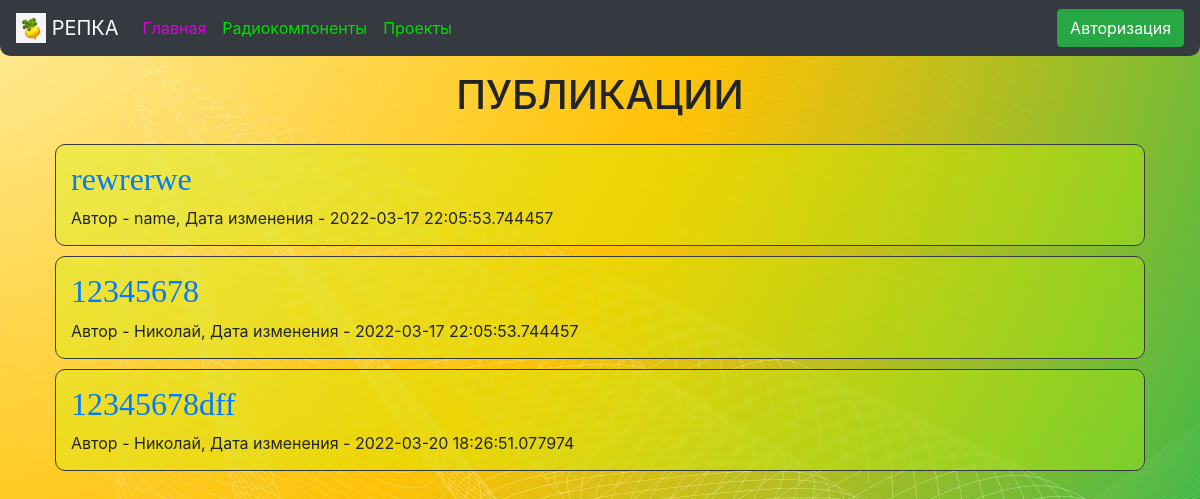
Page /projects on the earlier database version.
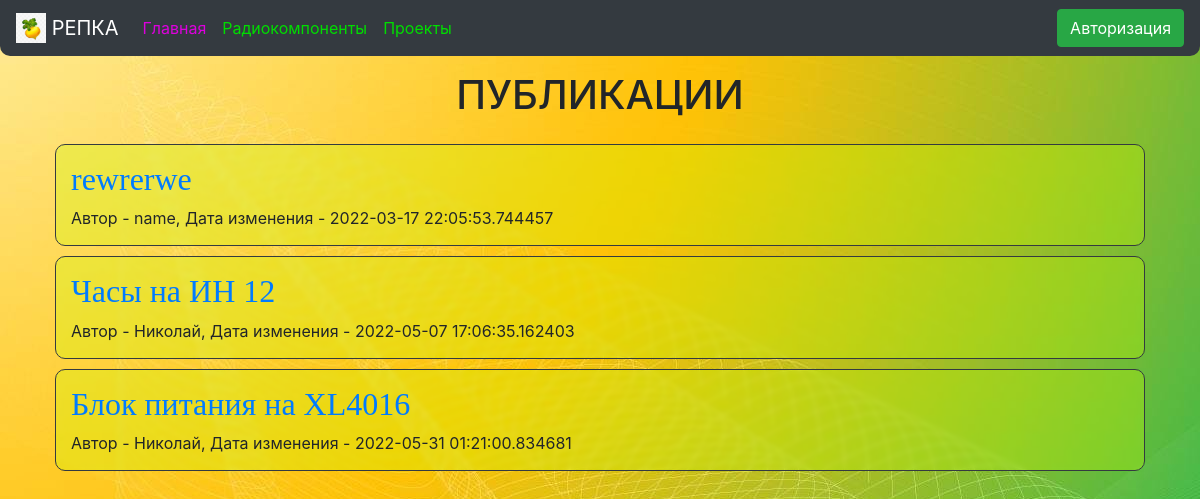
Same page on the later database version.
### data/news.py (models this page shows)
class News(SqlAlchemyBase, SerializerMixin):
    __tablename__ = 'news'
    id = sqlalchemy.Column(sqlalchemy.Integer, primary_key=True, autoincrement=True)
    title = sqlalchemy.Column(sqlalchemy.String, nullable=True)
    content = sqlalchemy.Column(sqlalchemy.String, nullable=True)
    created_date = sqlalchemy.Column(sqlalchemy.DateTime, default=datetime.datetime.today())
    is_private = sqlalchemy.Column(sqlalchemy.Boolean, default=True)
    user_id = sqlalchemy.Column(sqlalchemy.Integer, sqlalchemy.ForeignKey("users.id"))
    about = sqlalchemy.Column(sqlalchemy.String, nullable=True)
    user = orm.relation('User')
    comments = orm.relation("Comment", back_populates="news")

### data/users.py (models this page shows, shortened)
class User(SqlAlchemyBase, UserMixin, SerializerMixin):
    __tablename__ = 'users'
    id = sqlalchemy.Column(sqlalchemy.Integer, primary_key=True, autoincrement=True)
    name = sqlalchemy.Column(sqlalchemy.String, nullable=True)
    about = sqlalchemy.Column(sqlalchemy.String, nullable=True)
    email = sqlalchemy.Column(sqlalchemy.String, index=True, unique=True, nullable=True)
    hashed_password = sqlalchemy.Column(sqlalchemy.String, nullable=True)
    created_date = sqlalchemy.Column(sqlalchemy.DateTime, default=datetime.datetime.now)
    news = orm.relation("News", back_populates='user')
    comments = orm.relation("Comment", back_populates="user")

### main.py (the view)
@app.route("/projects", methods=['GET', 'POST'])
def projects():
    db_sess = db_session.create_session()
    form = ProjectForm()
    if current_user.is_authenticated:
        news = db_sess.query(News).filter((News.is_private != True) | (News.user == current_user))
    else:
        news = db_sess.query(News).filter(News.is_private != True)
    if form.validate_on_submit():
        if form.is_private.data:
            news = db_sess.query(News).filter(News.user == current_user)
    return render_template("index.html", news=news, form=form)

### data/db_session.py (called while the page is built)
def create_session() -> Session:
    global __factory
    return __factory()

### templates/index.html (shortened to what this page needs)
{% extends "base.html" %}
{% block content %}
<h1 align="center" style="padding: 15px">ПУБЛИКАЦИИ</h1>
{% for item in news%}
<div class="col-md6 border border-dark"
     style="padding: 15px; margin: 10px; border-radius: 10px; backdrop-filter: blur(2px); background: rgba(200, 255, 0, 0.3);">
    <h2><font face="Comic Sans MS" color="#000000"><a style="display: block;" href="/project/{{ item.id }}">{{item.title}}</a></font>
    </h2>
    <div>
        Автор - {{item.user.name}}, Дата изменения - {{item.created_date}}
    </div>
</div>
{% endfor %}
{% endblock %}

### templates/base.html (shortened to what this page needs)
<!doctype html>
<html lang="en">
<head>
    <link rel="stylesheet"
          href="https://stackpath.bootstrapcdn.com/bootstrap/4.4.1/css/bootstrap.min.css"
>
</head>
<body style="background-image: url('../static/img/background_wallpaper1.jpg'); background-attachment: fixed;">
<header>
    <nav class="navbar navbar-expand-sm navbar-dark bg-dark" style="border-radius: 0 0 10px 10px">
        <a class="navbar-brand"><img src="../static/img/repka1.jpg" width="30" height="30"
                                               class="d-inline-block align-top" alt="Картинка репки"> РЕПКА</a>
        <div class="collapse navbar-collapse" id="collapsibleNavbar">
            <div class="navbar-nav mr-auto">
                <a class="nav-item nav-link active" style="color:#DD00DD" href="/#">Главная<span class="sr-only">(current)</span></a>
                <a class="nav-item nav-link" style="color:#00DD00" href="/components">Радиокомпоненты</a>
                <a class="nav-item nav-link" style="color:#00DD00" href="/projects">Проекты</a>
            </div>
        </div>
        {% if current_user.is_authenticated %}
        <a class="navbar-brand">{{ current_user.name }}</a>
        <a class="btn btn-outline-success" href="/logout" type="button">Выйти</a>
        {% else %}
        <a class="btn btn-success" href="/login">Авторизация</a>
        {% endif %}
    </nav>
</header>
<main role="main" class="container">
    {% block content %}{% endblock %}
</main>
</body>
</html>

Differences in the rows shown:
removed News: title "12345678", user.name "Николай", created_date "2022-03-17 22:05:53.744457"
removed News: title "12345678dff", user.name "Николай", created_date "2022-03-20 18:26:51.077974"
added News: title "Часы на ИН 12", user.name "Николай", created_date "2022-05-07 17:06:35.162403"
added News: title "Блок питания на XL4016", user.name "Николай", created_date "2022-05-31 01:21:00.834681"
